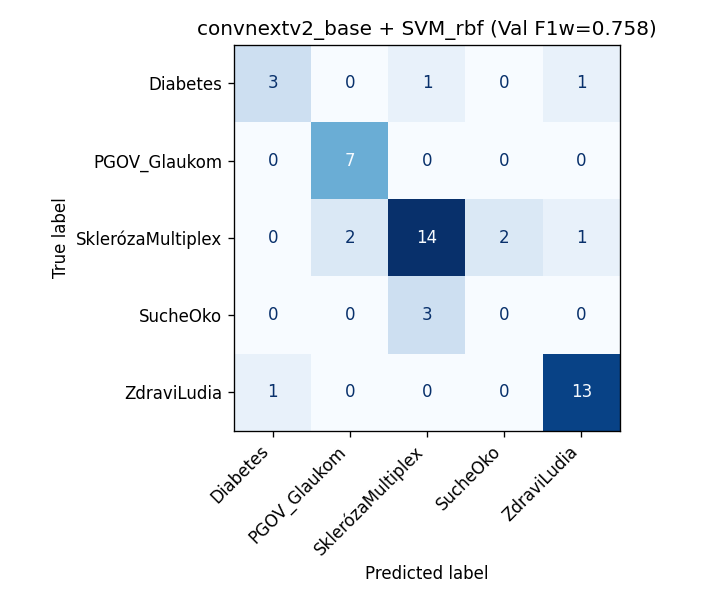
#> input picture confmat_convnextv2_base_SVM_rbf.png, 720 x 600 px
$ python -i remove_edge.py   (imports and definitions only)
#> lines starting #> are read from the running program, lines starting #| are printed output that depends on the picture
from PIL import Image, ImageChops
import cv2
import pytesseract
import json
import numpy as np

def is_5(img1):
    img2 = Image.open("number5.jpg")

    return list(img1.getdata()) == list(img2.getdata())

def chop_number(image):
    img = Image.open(image)
    w, h = img.size

    cropped = img.crop((460, h-30, w-45, h))
    return cropped

def chop_bottom(image_path, output_path, x):
    img = Image.open(image_path)
    w, h = img.size

    cropped = img.crop((0, 0, w, h - x))
    cropped.save(output_path)

def trim_white_border(image_path):
#> called with image_path = '../confmat_convnextv2_base_SVM_rbf.png'
    img = Image.open(image_path).convert("RGB")

    # Create a white background image
    bg = Image.new(img.mode, img.size, (255, 255, 255))
#> bg: PIL image 720x600 RGB; every value is 255

    # Find difference
    diff = ImageChops.difference(img, bg)
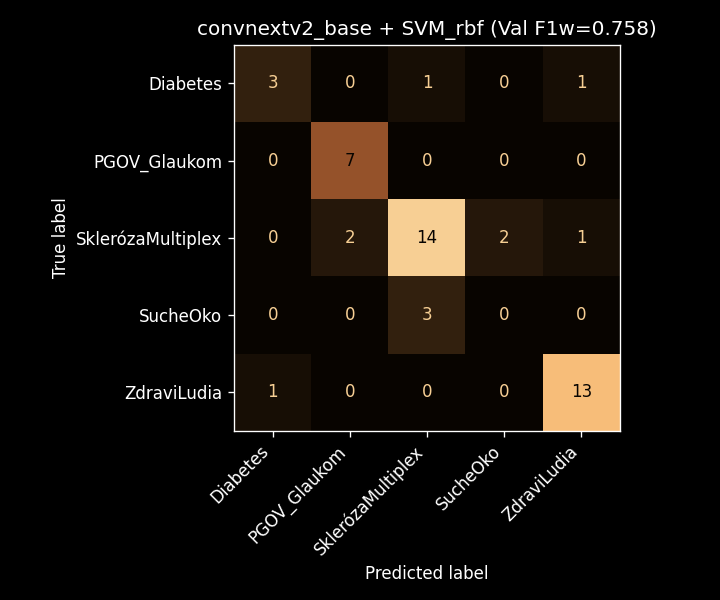
#> diff: PIL image 720x600 RGB; mean R, G, B 19.6, 15.1, 10.6

    # Get bounding box of non-white area
    bbox = diff.getbbox()
#> bbox = (51, 20, 655, 579)

    if bbox:
        cropped = img.crop(bbox)
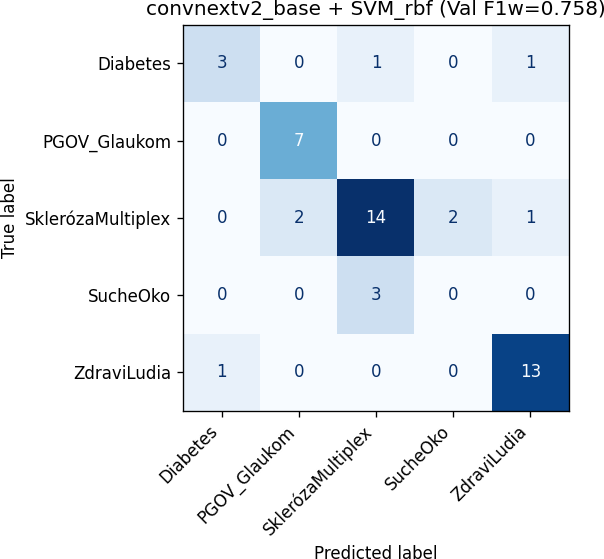
#> cropped: PIL image 604x559 RGB; mean R, G, B 230, 235.7, 241.4
        return cropped
    else:
        print("Image is completely white!")

def save(output_path, img, scale, label):
    # Convert to array
    arr = np.array(img)

    # Convert to list (JSON can't store numpy arrays)
    data = arr.tolist()

    data = {
        "scale": scale,
        "label": label,
        "pixels": arr.tolist()
    }

    # Save to JSON
    with open(output_path, "w") as f:
        json.dump(data, f)

def preprocess(image_path, output_path):
    img = trim_white_border(image_path)
#> (the run stopped early here; a loop or call above may not have finished)
